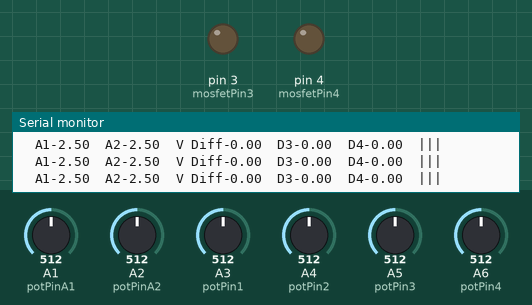
Recording of a sketch running on a simulated Arduino Nano, built with avr-gcc and run on an emulated ATmega328P. Parts: output pins drawn as LEDs (lit = HIGH), the last lines printed to the serial monitor. The test bench sets the inputs (shaded band); at power-on: A1 (potPinA1) = 512, A2 (potPinA2) = 512, A3 (potPin1) = 512, A4 (potPin2) = 512, A5 (potPin3) = 512, A6 (potPin4) = 512.

Above: at 1.2 s.
1.3 s: A1 (potPinA1) set to 635
2.8 s: A1 (potPinA1) set to 662
At 3.6 s:
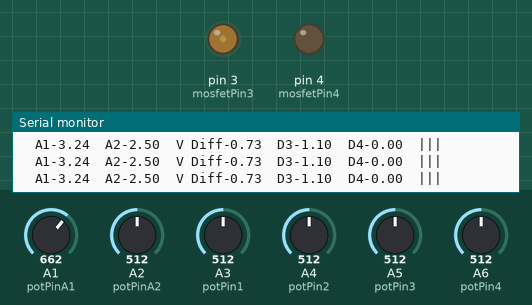
4.3 s: A2 (potPinA2) set to 398
5.8 s: A2 (potPinA2) set to 378
At 6.6 s:
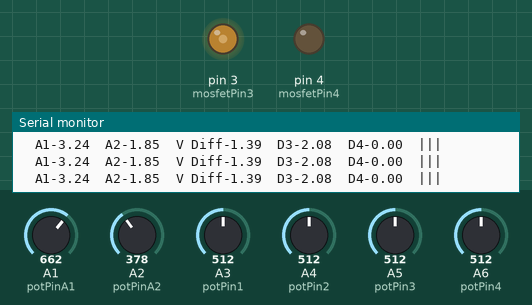
7.3 s: A1 (potPinA1) set to 774
8.8 s: A1 (potPinA1) set to 794
At 9.6 s:
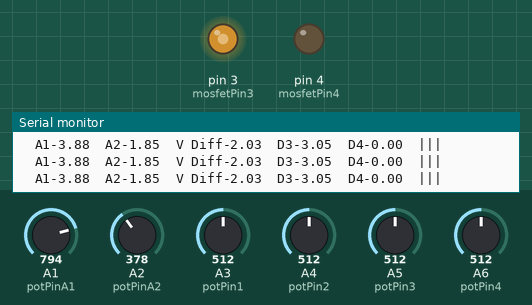
Timing chart, 0 to 11.3 s (numbered marks = the images above; inputs shaded):
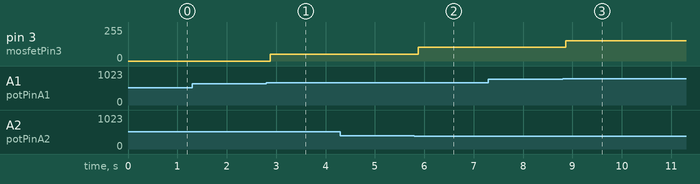

The sketch:

Merged_Code_Final.ino
```cpp
const int potPin1 = A3; // Potentiometer input pin for group 1
const int powerPinBelow1 = 5; // Output pin for controlling power below 2.4V for group 1
const int powerPinAbove1 = 6; // Output pin for controlling power above 2.6V for group 1

const int potPin2 = A4; // Potentiometer input pin for group 2
const int powerPinBelow2 = 7; // Output pin for controlling power below 2.4V for group 2
const int powerPinAbove2 = 8; // Output pin for controlling power above 2.6V for group 2

const int potPin3 = A5; // Potentiometer input pin for group 3
const int powerPinBelow3 = 9; // Output pin for controlling power below 2.4V for group 3
const int powerPinAbove3 = 10; // Output pin for controlling power above 2.6V for group 3

const int potPin4 = A6; // Potentiometer input pin for group 4
const int powerPinBelow4 = 11; // Output pin for controlling power below 2.4V for group 4
const int powerPinAbove4 = 12; // Output pin for controlling power above 2.6V for group 4

const int potPinA1 = A1;      // Analog pin connected to potentiometer A1
const int potPinA2 = A2;      // Analog pin connected to potentiometer A2

const int mosfetPin3 = 3;    // PWM pin connected to the MOSFET gate on pin 3
const int mosfetPin4 = 4;    // PWM pin connected to the MOSFET gate on pin 4

const float lowerThreshold = -0.5;  // Lower threshold voltage (in volts)
const float upperThreshold = 0.5;   // Upper threshold voltage (in volts)

const int multiplierPin3 = 3;   // Multiplier for pin 2
const int multiplierPin4 = 4;   // Multiplier for pin 3

float multiplierValuePin3 = 1.5;   // Initial multiplier value for pin 2
float multiplierValuePin4 = 1.4;   // Initial multiplier value for pin 3

void setup() {
  pinMode(potPin1, INPUT);
  pinMode(powerPinBelow1, OUTPUT);
  pinMode(powerPinAbove1, OUTPUT);

  pinMode(potPin2, INPUT);
  pinMode(powerPinBelow2, OUTPUT);
  pinMode(powerPinAbove2, OUTPUT);

  pinMode(potPin3, INPUT);
  pinMode(powerPinBelow3, OUTPUT);
  pinMode(powerPinAbove3, OUTPUT);

  pinMode(potPin4, INPUT);
  pinMode(powerPinBelow4, OUTPUT);
  pinMode(powerPinAbove4, OUTPUT);

  pinMode(potPinA1, INPUT);
  pinMode(potPinA2, INPUT);

  pinMode(mosfetPin3, OUTPUT);     // Initialize MOSFET pin 3 as output
  pinMode(mosfetPin4, OUTPUT);     // Initialize MOSFET pin 4 as output

  Serial.begin(9600);               // Initialize serial communication
}

void loop() {
  // Read voltages from potentiometers
  float voltageA1 = analogRead(potPinA1) * (5.0 / 1023.0);
  float voltageA2 = analogRead(potPinA2) * (5.0 / 1023.0);

  // Calculate voltage difference
  float voltageDifference = voltageA1 - voltageA2;

  // Apply multipliers to voltage difference for pins 2 and 3
  float voltageDifferencePin3 = voltageDifference * multiplierValuePin3;
  float voltageDifferencePin4 = voltageDifference * multiplierValuePin4;

  // Map absolute voltage difference to PWM range (0 to 255) for all pins
  int pwmValue3 = map(abs(voltageDifferencePin3), 0, 5, 0, 255);
  int pwmValue4 = map(abs(voltageDifferencePin4), 0, 5, 0, 255);

  // Check if voltage difference is within threshold
  if (voltageDifference >= lowerThreshold && voltageDifference <= upperThreshold) {
    pwmValue3 = 0;  // Turn off MOSFET on mosfetPin2
    pwmValue4 = 0;  // Turn off MOSFET on mosfetPin3
  }

  // Set PWM value for mosfetPin2 if voltageDifference is positive and within range
  if (voltageDifference > 0 && voltageDifference <= 5.0) {
    analogWrite(mosfetPin3, pwmValue3);
  } else {
    analogWrite(mosfetPin3, 0); // Turn off mosfetPin2
  }

  // Set PWM value for mosfetPin3 if voltageDifference is negative and within range
  if (voltageDifference < 0 && abs(voltageDifference) <= 5.0) {
    analogWrite(mosfetPin4, pwmValue4);
  } else {
    analogWrite(mosfetPin4, 0); // Turn off mosfetPin3
  }

  // Group 1
  int potValue1 = analogRead(potPin1); // Read potentiometer value for group 1
  float voltage1 = potValue1 * (5.0 / 1023.0); // Convert potentiometer value to voltage (0-5V) for group 1

  if (voltage1 < 2.4) {
    // Map the voltage to the range of 255-0 for analogWrite for powerPinBelow1
    int outputValueBelow1 = map(voltage1, 0.0, 2.4, 255, 0);
    analogWrite(powerPinBelow1, outputValueBelow1);

    // Ensure powerPinAbove1 is off
    analogWrite(powerPinAbove1, 0);
  } else if (voltage1 > 2.6) {
    // Map the voltage to the range of 0-255 for analogWrite for powerPinAbove1
    int outputValueAbove1 = map(voltage1, 2.6, 5.0, 0, 255);
    analogWrite(powerPinAbove1, outputValueAbove1);

    // Ensure powerPinBelow1 is off
    analogWrite(powerPinBelow1, 0);
  } else {
    // If voltage is between 2.4V and 2.6V, or exactly 2.4V or 2.6V, turn off both pins for group 1
    analogWrite(powerPinBelow1, 0);
    analogWrite(powerPinAbove1, 0);
  }

  // Group 2
  int potValue2 = analogRead(potPin2); // Read potentiometer value for group 2
  float voltage2 = potValue2 * (5.0 / 1023.0); // Convert potentiometer value to voltage (0-5V) for group 2

  if (voltage2 < 2.4) {
    // Map the voltage to the range of 255-0 for analogWrite for powerPinBelow2
    int outputValueBelow2 = map(voltage2, 0.0, 2.4, 255, 0);
    analogWrite(powerPinBelow2, outputValueBelow2);

    // Ensure powerPinAbove2 is off
    analogWrite(powerPinAbove2, 0);
  } else if (voltage2 > 2.6) {
    // Map the voltage to the range of 0-255 for analogWrite for powerPinAbove2
    int outputValueAbove2 = map(voltage2, 2.6, 5.0, 0, 255);
    analogWrite(powerPinAbove2, outputValueAbove2);

    // Ensure powerPinBelow2 is off
    analogWrite(powerPinBelow2, 0);
  } else {
    // If voltage is between 2.4V and 2.6V, or exactly 2.4V or 2.6V, turn off both pins for group 2
    analogWrite(powerPinBelow2, 0);
    analogWrite(powerPinAbove2, 0);
  }

  // Group 3
  int potValue3 = analogRead(potPin3); // Read potentiometer value for group 3
  float voltage3 = potValue3 * (5.0 / 1023.0); // Convert potentiometer value to voltage (0-5V) for group 3

  if (voltage3 < 2.4) {
    // Map the voltage to the range of 255-0 for analogWrite for powerPinBelow3
    int outputValueBelow3 = map(voltage3, 0.0, 2.4, 255, 0);
    analogWrite(powerPinBelow3, outputValueBelow3);

    // Ensure powerPinAbove3 is off
    analogWrite(powerPinAbove3, 0);
  } else if (voltage3 > 2.6) {
    // Map the voltage to the range of 0-255 for analogWrite for powerPinAbove3
    int outputValueAbove3 = map(voltage3, 2.6, 5.0, 0, 255);
    analogWrite(powerPinAbove3, outputValueAbove3);

    // Ensure powerPinBelow3 is off
    analogWrite(powerPinBelow3, 0);
  } else {
    // If voltage is between 2.4V and 2.6V, or exactly 2.4V or 2.6V, turn off both pins for group 3
    analogWrite(powerPinBelow3, 0);
    analogWrite(powerPinAbove3, 0);
  }

  // Group 4
  int potValue4 = analogRead(potPin4); // Read potentiometer value for group 4
  float voltage4 = potValue4 * (5.0 / 1023.0); // Convert potentiometer value to voltage (0-5V) for group 4

  if (voltage4 < 2.4) {
    // Map the voltage to the range of 255-0 for analogWrite for powerPinBelow4
    int outputValueBelow4 = map(voltage4, 0.0, 2.4, 255, 0);
    analogWrite(powerPinBelow4, outputValueBelow4);

    // Ensure powerPinAbove4 is off
    analogWrite(powerPinAbove4, 0);
  } else if (voltage4 > 2.6) {
    // Map the voltage to the range of 0-255 for analogWrite for powerPinAbove4
    int outputValueAbove4 = map(voltage4, 2.6, 5.0, 0, 255);
    analogWrite(powerPinAbove4, outputValueAbove4);

    // Ensure powerPinBelow4 is off
    analogWrite(powerPinBelow4, 0);
  } else {
    // If voltage is between 2.4V and 2.6V, or exactly 2.4V or 2.6V, turn off both pins for group 4
    analogWrite(powerPinBelow4, 0);
    analogWrite(powerPinAbove4, 0);
  }

  // Print measured voltages and voltage difference to serial monitor
  Serial.print("  A1-");
  Serial.print(voltageA1);
  Serial.print("  A2-");
  Serial.print(voltageA2);
  Serial.print("  V Diff-");
  Serial.print(voltageDifference);
  Serial.print("  D3-");
  Serial.print(voltageDifferencePin3 > 0 ? voltageDifferencePin3 : 0);
  Serial.print("  D4-");
  Serial.print(voltageDifferencePin4 < 0 ? abs(voltageDifferencePin4) : 0);
  Serial.println("  |||");

  delay(100); // Delay for stability and to reduce serial output rate
}
```

Measured:
- the behaviour switches between 648 and 649 on A1 (potPinA1) (found by bisection; images 0 and 1)
- the behaviour switches between 390 and 389 on A2 (potPinA2) (found by bisection; images 1 and 2)
- the behaviour switches between 787 and 788 on A1 (potPinA1) (found by bisection; images 2 and 3)
- after the input at 2.8 s, pin 3 (mosfetPin3): 0/255 → 51/255 after 0.09 s
- after the input at 5.8 s, pin 3 (mosfetPin3): 51/255 → 102/255 after 0.07 s
- after the input at 8.8 s, pin 3 (mosfetPin3): 102/255 → 153/255 after 0.06 s
